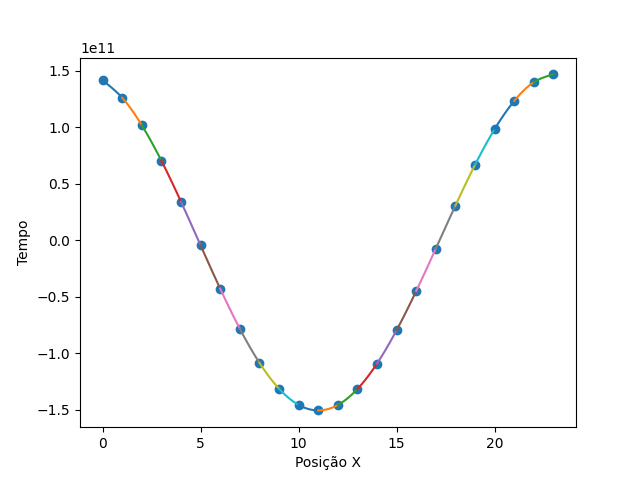

Generate this figure with Python:
import numpy as np
import matplotlib.pyplot as plt

def spline(x, y):
    n = len(x)
    a = {k: v for k, v in enumerate(y)}
    h = {k: x[k+1] - x[k] for k in range(n - 1)}
      
    matrizA = [[1] + [0]*(n-1)]
    for i in range(1, n-1):
        linhas = [0]*n
        linhas[i-1] = h[i-1]
        linhas[i] = 2*(h[i-1] + h[i])
        linhas[i+1] = h[i]
        matrizA.append(linhas)
    matrizA.append([0]*(n-1) + [1])
      
    matrizB = [0]
    for k in range(1, n-1):
        linhas = 3*((a[k+1]-a[k])/h[k]) - 3*((a[k]-a[k-1])/h[k-1])
        matrizB.append(linhas)
    matrizB.append(0)
    
    c = dict(zip(range(n), np.linalg.solve(matrizA, matrizB)))
    
    b = {}
    d = {}
    for k in range(n-1):
        b[k] =  (1/h[k]) * (a[k+1]-a[k]) - (h[k]/3) * (2*c[k]+c[k+1])
        d[k] = (c[k+1] - c[k])/(3*h[k])
    
    polinomios = {}
    for k in range(n-1):
        equacoes = f'{a[k]}{b[k]:+}*(x{-x[k]:+}) \
                     {c[k]:+}*(x{-x[k]:+})**2 \
                     {d[k]:+}*(x{-x[k]:+})**3'
        polinomios[k] = {'eq': equacoes, 'domain': [x[k], x[k+1]]}
    
    return polinomios


def main():
    # Ler os dados do arquivo
    data = np.loadtxt('inputs-outputs/output.txt')
    
    # Separar os dados para cada corpo
    coordenadasY = data[:, 3:6]
    coordenadasX = np.arange(len(coordenadasY))
    # coordenadasY = data[:, 3:6]
    # coordenadasZ = data[:, 6:]
    
    polinomios = spline(coordenadasX ,coordenadasY[:, 0])
    plt.scatter(coordenadasX, coordenadasY[:, 0], zorder=3, s=20, color='black')
    plt.xlabel('Posição X')
    plt.ylabel('Tempo')
    for key, value in polinomios.items():
        def polinomio(x):
            return eval(value['eq'])
        t = np.linspace(*value['domain'], 100)
        plt.plot(t, polinomio(t), label=f"$S_{key}(x)$")

    # plt.legend()
    plt.savefig('imagens/spline.png')

main()
    


        



